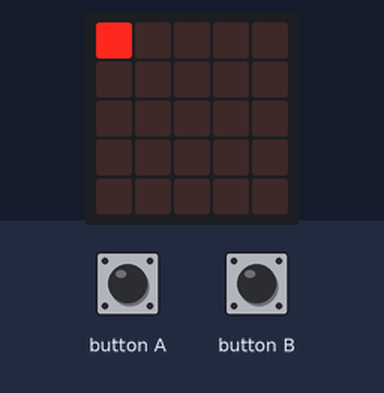
This program was run on a simulated BBC micro:bit (MakeCode). On the bench: the board's 5×5 LED display. The test bench sets the inputs (shaded band).

Above: at 1.2 s.
1.3 s: button A pressed for 0.15 s
At 2.6 s:
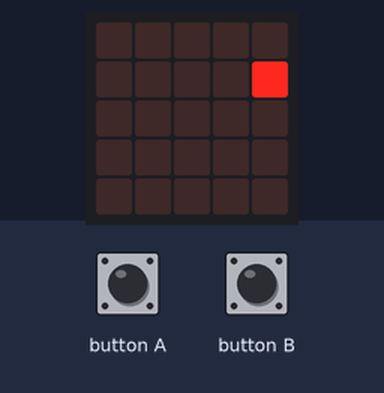
2.9 s: button B pressed for 0.15 s
At 4.1 s:
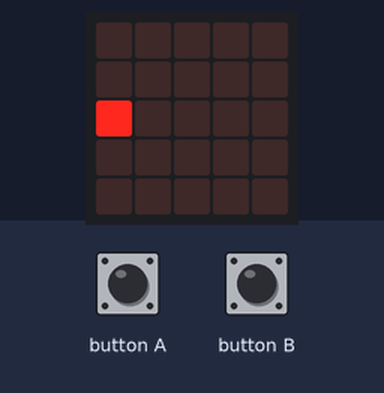
4.5 s: button A pressed for 0.15 s
At 5.4 s:
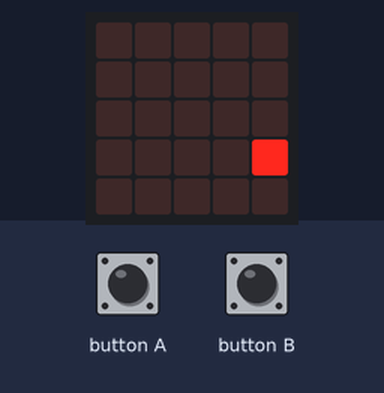
6.1 s: button B pressed for 0.15 s
At 6.6 s:
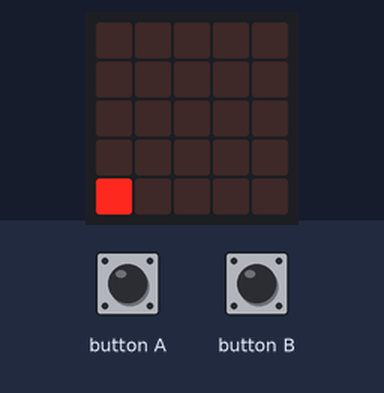
7.7 s: button B pressed for 0.15 s
At 9.0 s:
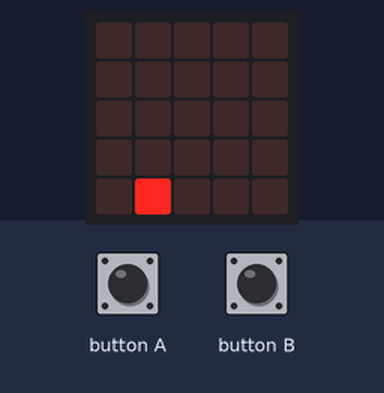
9.3 s: button B pressed for 0.15 s
At 10.4 s:
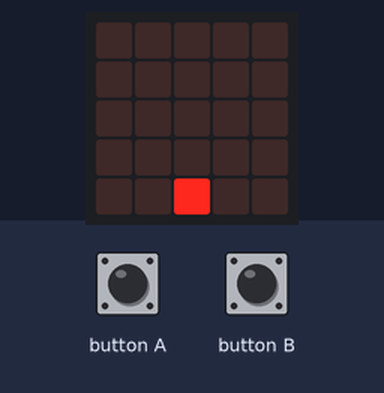
Timing chart, 0 to 11.9 s (numbered marks = the images above; inputs shaded):
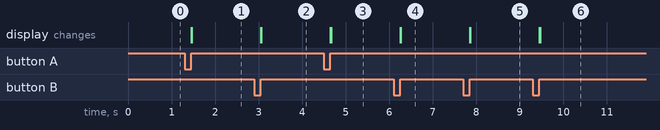

Measured:
- after the input at 1.3 s, the display: first changes after 0.15 s (image 1 shows a later state)
- after the input at 2.9 s, the display: first changes after 0.15 s (image 2 shows a later state)
- after the input at 4.5 s, the display: first changes after 0.15 s (image 3 shows a later state)
- after the input at 6.1 s, the display: first changes after 0.15 s (image 4 shows a later state)
- after the input at 7.7 s, the display: first changes after 0.15 s (image 5 shows a later state)
- after the input at 9.3 s, the display: first changes after 0.15 s (image 6 shows a later state)

The program:

main.ts
```typescript
input.onButtonPressed(Button.A, function () {
    led.unplot(x, y)
    x += -1
    if (x == -1) {
        y += 1
        x = 4
    }
    if (x == 0 && y == 0) {
        x = 4
        y = 4
    }
})
input.onButtonPressed(Button.B, function () {
    led.unplot(x, y)
    x += 1
    if (x == 5) {
        y += 1
        x = 0
    }
    if (x == 4 && y == 4) {
        x = 0
        y = 0
    }
})
let y = 0
let x = 0
x = 0
y = 0
basic.forever(function () {
    led.plot(x, y)
})
```

test.ts
```typescript
// les tests vont ici ; cela ne sera pas compilé si ce paquet est utilisé en tant qu'extension.
```
